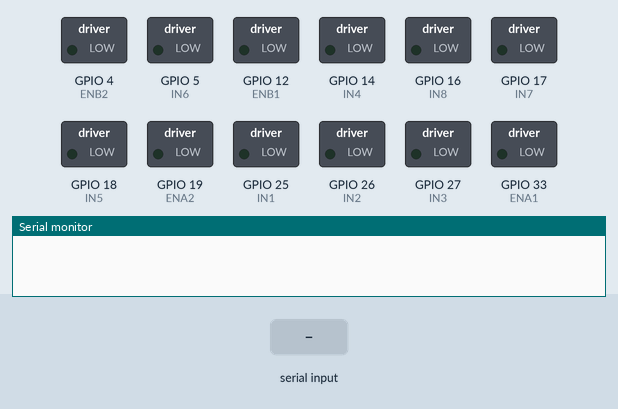
Simulated run of this sketch. Board: ESP32. Parts: switched loads named in the sketch (green lamp = pin HIGH), the last lines printed to the serial monitor. The inputs (shaded band) are chosen by the test bench. Nothing arrives over Bluetooth unless stated.

Above: at 1.2 s.
1.3 s: "F" received over the second serial link
At 1.9 s:
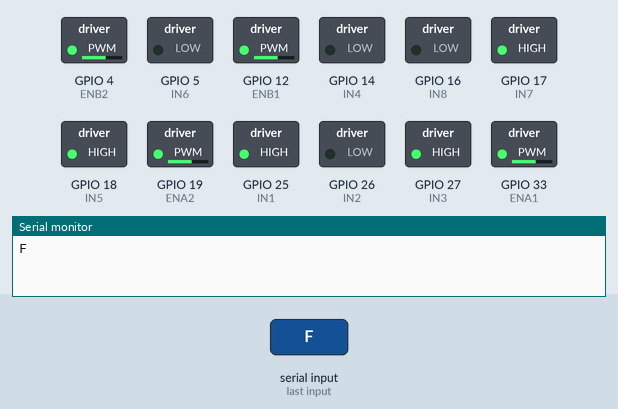
2.8 s: "B" received over the second serial link
At 4.0 s:
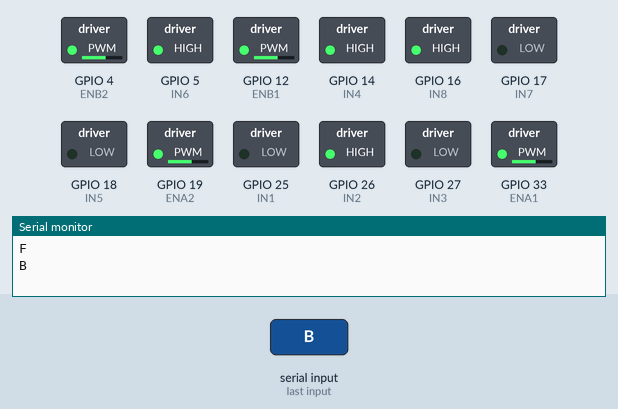
4.3 s: "L" received over the second serial link
At 5.4 s:
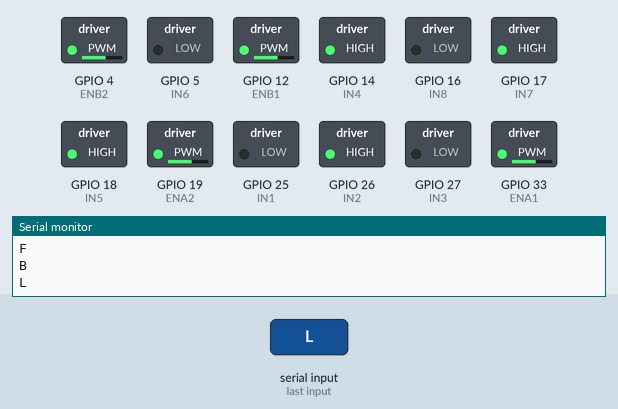
5.8 s: "R" received over the second serial link
At 6.5 s:
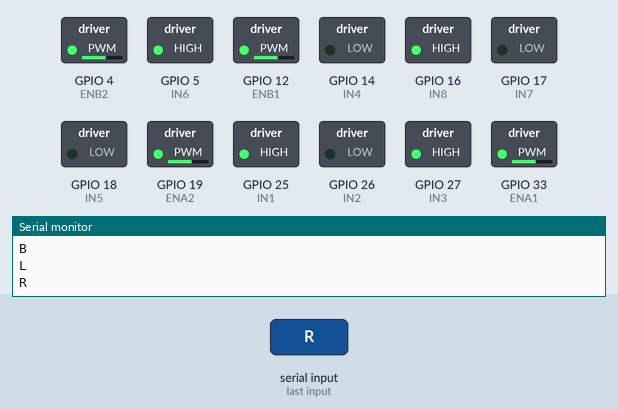
7.3 s: "S" received over the second serial link
At 7.6 s:
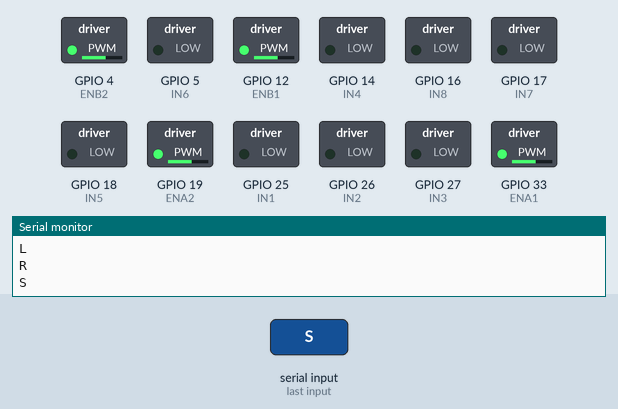
8.8 s: "1" received over the second serial link
At 10.0 s:
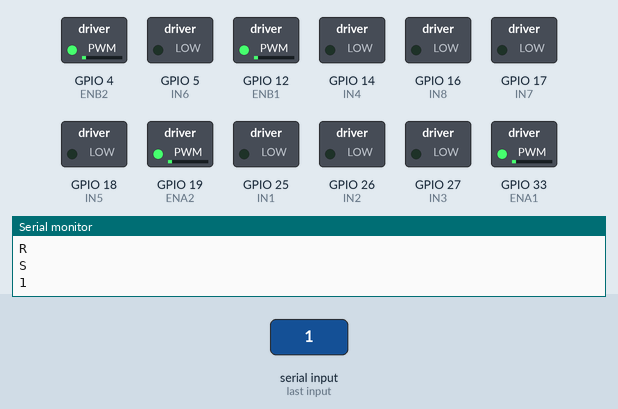
Timing chart, 0 to 11.3 s (numbered marks = the images above; inputs shaded):
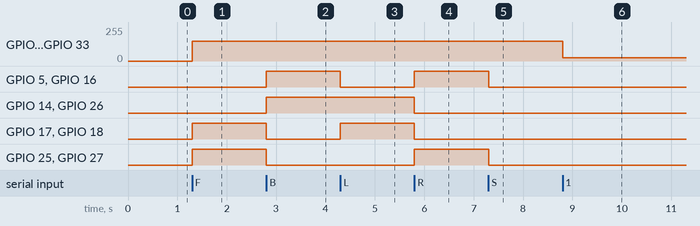

The sketch:

esp32-code.ino
```cpp
#include "BluetoothSerial.h"
BluetoothSerial SerialBT;

/* -------- L298N - LEFT MOTORS -------- */
#define IN1 25
#define IN2 26
#define IN3 27
#define IN4 14
#define ENA1 33
#define ENB1 12

/* -------- L298N - RIGHT MOTORS -------- */
#define IN5 18
#define IN6 5
#define IN7 17
#define IN8 16
#define ENA2 19
#define ENB2 4

int speedValue = 150;   // PWM (0–255)

/* -------- SETUP -------- */
void setup() {
  pinMode(IN1, OUTPUT); pinMode(IN2, OUTPUT);
  pinMode(IN3, OUTPUT); pinMode(IN4, OUTPUT);
  pinMode(IN5, OUTPUT); pinMode(IN6, OUTPUT);
  pinMode(IN7, OUTPUT); pinMode(IN8, OUTPUT);

  // PWM Channels
  ledcSetup(0, 1000, 8); ledcAttachPin(ENA1, 0);
  ledcSetup(1, 1000, 8); ledcAttachPin(ENB1, 1);
  ledcSetup(2, 1000, 8); ledcAttachPin(ENA2, 2);
  ledcSetup(3, 1000, 8); ledcAttachPin(ENB2, 3);

  Serial.begin(115200);
  SerialBT.begin("SLEEPY_BOT@pritam");

  stopMotor();
}

/* -------- LOOP -------- */
void loop() {
  if (SerialBT.available()) {
    char cmd = SerialBT.read();
    Serial.println(cmd);

    if (cmd == 'F') forward();
    else if (cmd == 'B') backward();
    else if (cmd == 'L') left();
    else if (cmd == 'R') right();
    else if (cmd == 'S' || cmd == 'D') stopMotor();
    else setSpeedByChar(cmd);
  }
}

/* -------- SPEED CONTROL -------- */
void setSpeed() {
  ledcWrite(0, speedValue);
  ledcWrite(1, speedValue);
  ledcWrite(2, speedValue);
  ledcWrite(3, speedValue);
}

void setSpeedByChar(char c) {
  switch (c) {
    case '0': speedValue = 0;   break;
    case '1': speedValue = 25;  break;
    case '2': speedValue = 50;  break;
    case '3': speedValue = 75;  break;
    case '4': speedValue = 100; break;
    case '5': speedValue = 125; break;
    case '6': speedValue = 150; break;
    case '7': speedValue = 175; break;
    case '8': speedValue = 200; break;
    case '9': speedValue = 225; break;
    case 'q': speedValue = 255; break; // 100%
    default: return;
  }
  setSpeed();
}

/* -------- MOVEMENT -------- */
void forward() {
  digitalWrite(IN1, HIGH); digitalWrite(IN2, LOW);
  digitalWrite(IN3, HIGH); digitalWrite(IN4, LOW);
  digitalWrite(IN5, HIGH); digitalWrite(IN6, LOW);
  digitalWrite(IN7, HIGH); digitalWrite(IN8, LOW);
  setSpeed();
}

void backward() {
  digitalWrite(IN1, LOW); digitalWrite(IN2, HIGH);
  digitalWrite(IN3, LOW); digitalWrite(IN4, HIGH);
  digitalWrite(IN5, LOW); digitalWrite(IN6, HIGH);
  digitalWrite(IN7, LOW); digitalWrite(IN8, HIGH);
  setSpeed();
}

void left() {
  digitalWrite(IN1, LOW); digitalWrite(IN2, HIGH);
  digitalWrite(IN3, LOW); digitalWrite(IN4, HIGH);
  digitalWrite(IN5, HIGH); digitalWrite(IN6, LOW);
  digitalWrite(IN7, HIGH); digitalWrite(IN8, LOW);
  setSpeed();
}

void right() {
  digitalWrite(IN1, HIGH); digitalWrite(IN2, LOW);
  digitalWrite(IN3, HIGH); digitalWrite(IN4, LOW);
  digitalWrite(IN5, LOW); digitalWrite(IN6, HIGH);
  digitalWrite(IN7, LOW); digitalWrite(IN8, HIGH);
  setSpeed();
}

void stopMotor() {
  digitalWrite(IN1, LOW); digitalWrite(IN2, LOW);
  digitalWrite(IN3, LOW); digitalWrite(IN4, LOW);
  digitalWrite(IN5, LOW); digitalWrite(IN6, LOW);
  digitalWrite(IN7, LOW); digitalWrite(IN8, LOW);
}
```

Measured:
- after the input at 1.3 s, GPIO 4 (ENB2), GPIO 12 (ENB1), GPIO 19 (ENA2), GPIO 33 (ENA1): 0/255 → 149/255 at once; GPIO 17 (IN7), GPIO 18 (IN5), GPIO 25 (IN1), GPIO 27 (IN3): LOW → HIGH at once
- after the input at 2.8 s, GPIO 5 (IN6), GPIO 14 (IN4), GPIO 16 (IN8), GPIO 26 (IN2): LOW → HIGH at once; GPIO 17 (IN7), GPIO 18 (IN5), GPIO 25 (IN1), GPIO 27 (IN3): HIGH → LOW at once
- after the input at 4.3 s, GPIO 5 (IN6), GPIO 16 (IN8): HIGH → LOW at once; GPIO 17 (IN7), GPIO 18 (IN5): LOW → HIGH at once
- after the input at 5.8 s, GPIO 5 (IN6), GPIO 16 (IN8), GPIO 25 (IN1), GPIO 27 (IN3): LOW → HIGH at once; GPIO 14 (IN4), GPIO 17 (IN7), GPIO 18 (IN5), GPIO 26 (IN2): HIGH → LOW at once
- after the input at 7.3 s, GPIO 5 (IN6), GPIO 16 (IN8), GPIO 25 (IN1), GPIO 27 (IN3): HIGH → LOW at once
- after the input at 8.8 s, GPIO 4 (ENB2), GPIO 12 (ENB1), GPIO 19 (ENA2), GPIO 33 (ENA1): 149/255 → 25/255 at once
